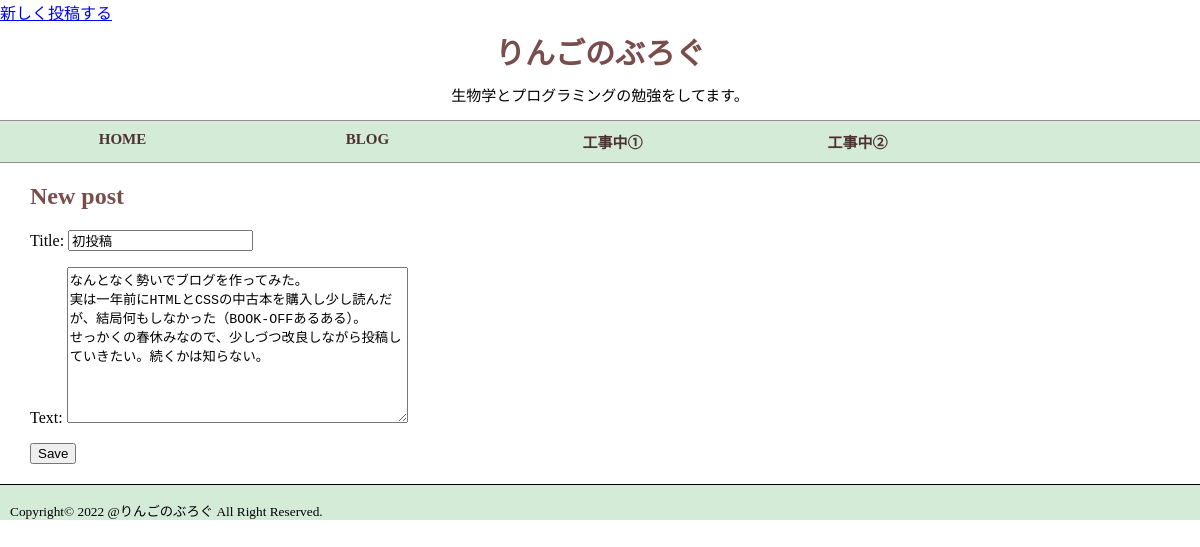
The page /post/11/edit/ (signed in) on the database its author committed.
### blog/models.py (models this page shows, shortened)
class Post(models.Model):
    author = models.ForeignKey(settings.AUTH_USER_MODEL, on_delete=models.CASCADE)
    title = models.CharField(max_length=200)
    text = models.TextField()
    create_date = models.DateTimeField(default=timezone.now)
    published_date = models.DateTimeField(blank=True, null=True)

### blog/views.py (the view)
# urls.py: path('post/<int:pk>/edit/', views.post_edit, name='post_edit'),
def post_edit(request, pk):
    post = get_object_or_404(Post, pk=pk)
    if request.method == "POST":
        form = PostForm(request.POST, instance=post)
        if form.is_valid():
            post = form.save(commit=False)
            post.author = request.user
            post.published_date = timezone.now()
            post.save()
            return redirect('post_detail', pk=post.pk)
    else:
        form = PostForm(instance=post)
    return render(request, 'blog/post_edit.html', {'form': form})

### blog/forms.py
class PostForm(forms.ModelForm):
    class Meta:
        model = Post
        fields = ('title', 'text',)

### blog/templates/blog/post_edit.html
{% extends 'blog/base.html' %}
{% block content %}
    <h2>New post</h2>
    <form method="POST" class="post-form">{% csrf_token %}
        {{ form.as_p }}
        <button type="submit" class="save btn btn-default">Save</button>
    </form>
{% endblock %}

### blog/static/css/blog.css (style rules this page uses)
h2 { color: #7a4d4d; }
body { font-family: "MS Pゴシック" ; margin: 0px; }

### rows shown on the page
Post: title "初投稿", text "なんとなく勢いでブログを作ってみた。 実は一年前にHTMLとCSSの中古本を購入し少し読んだが、結局何もしなかった（BOOK-OFFあるある）。 せっかくの春休みなので、少しづつ改良しながら投稿していきたい。続くかは知らない。"
